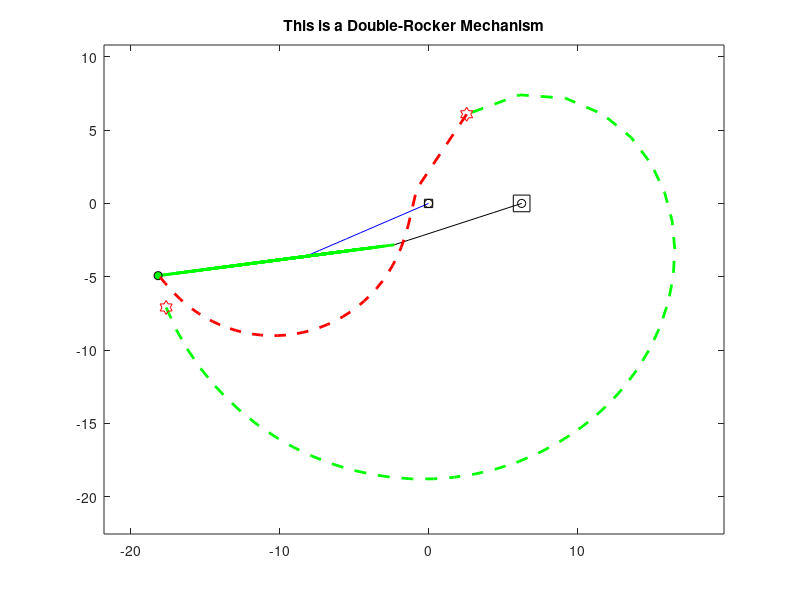

Recreate this plot in MATLAB.
% Plot Any Four Bar Linkage
%% Mohammad Y. Saadeh May, 10, 2010, University of Nevada Las Vegas
clc;clear;close all
% X =   [150 110 100 90 40 120];
% X =   [1 2 1 2 -1 0];
% X =   [9 5 9 5 -10 0];
% X =   [8 5 9 5 -10 0];
% X =   [9 5 9 4.5 -10 0];
X =   [9 6 9 6.25 -10 0];
% X =   [9 6 9 6.25 0 0];
% X =   [9 9.5 9 10 -5 0];
% X =   [180 100 185 220 55 0];
% X = [r1  r2  r3  r4  Cx  Cy ];
% X = [r1  r2  r3  r4  Cx  Cy ];
% r1: Crank (make sure its always the smallest, also r3+r4>=r1+r2)
% r2: Coupler
% r3: Lever (Rocker)
% r4: Frame
% Cu: x coordinate for coupler point wrt crank-coupler point
% Cv: y coordinate for coupler point wrt crank-coupler point

cycles = 2;% number of crank rotations
INCREMENTS = 100;% divide a rotation into this number
%% check the geometry
P = X(1:4);
check = P;
[L locL] = max(check);
check(locL) = [];
[S locS] = min(check);
check(locS) = [];
R = check;
flag = 0;

if S==X(4) & sum(check)>(L+S)
    TITLE = 'This is a Double-Crank Mechanism';
elseif (S==X(1)|S==X(3)) & sum(check)>(L+S)
    TITLE = 'This is a Rocker-Crank Mechanism';
elseif S==X(2) & sum(check)>(L+S)
    TITLE = 'This is a Double-Rocker Mechanism';
    flag  = 1;
elseif sum(check)==(L+S)
    TITLE = 'This is a Change Point Mechanism';
elseif sum(check)<(L+S)
    flag  = 1;
    TITLE = 'This is a Double-Rocker Mechanism';
end
%%
TH1 = linspace(0,2*pi,INCREMENTS);% Input angle theta1
dig = 10;% divide links into this number
R1 = X(1); r1 = linspace(0,R1,dig);
R2 = X(2); r2 = linspace(0,R2,dig);
R3 = X(3); r3 = linspace(0,R3,dig);
R4 = X(4); r4 = linspace(0,R4,dig);
Cu = X(5); cu = linspace(0,Cu,dig);
Cv = X(6); cv = linspace(0,Cv,dig);

%% check valid region
D = sqrt(R1^2 + R4^2 - 2*R1*R4*cos(TH1));% diagonal distance between
%                           crank-coupler point and rocker-frame point
TH5 = acos((R3^2+D.^2-R2^2)./(2*R3*D));% angle between rocker and diagonal
%                                        link (d)
IMAG = imag(TH5);
[VALUES LOCATION] = find(IMAG==0);
%%
IMAG = imag(TH5);
LOCATION = IMAG==0;
LOCATION1 = find(IMAG==0);
LOC = LOCATION;
n = length(LOCATION);
n1 = length(LOCATION1);
Check = 0;
direction = 1;
for i=1:n-1
    if LOC(i+1)~=LOC(i)
        if Check==0
            direction = LOC(i);
        end
        Check = Check+1;
    end
end
%%
% Rotate = 0;
Rotate = 0;
if isempty(LOCATION1)
    error('This is not a valid linkage');
elseif direction==0 & Check==2
    LOC1 = find(LOCATION==1);
    th1 = [TH1(LOC1) TH1(fliplr(LOC1))];
elseif n1==n
    th1 = TH1;
elseif direction==1 & Check==2
    Rotate = 1;
    loc1 = LOC(1:end-1);
    loc2 = LOC(2:end);
    [Value deadpoint] = find((loc2-loc1)~=0);
    deadp = deadpoint + [0 1];
    LOC2 = [deadp(2):n 1:deadp(1)];
    th1 = [TH1(LOC2) TH1(fliplr(LOC2))];
elseif Check==4
    Rotate = 1;
    loc1 = LOC(1:end-1);
    loc2 = LOC(2:end);
    [Value deadpoint] = find((loc2-loc1)~=0);
    deadp1 = deadpoint(1:2) + [1 0];
    deadp2 = deadpoint(3:4) + [1 0];
    fprintf('This mechanism has two disconnected upper and lower regions\n');
    DIREC = 1;
    DIREC = input('Select [1] for upper, [2] for lower    Default = [1]  ');
    if DIREC == 1
        LOC3 = [deadp1(1):deadp1(2)];
    else
        LOC3 = [deadp2(1):deadp2(2)];
    end
    th1 = [TH1(LOC3) TH1(fliplr(LOC3))];
end

d = sqrt(R1^2 + R4^2 - 2*R1*R4*cos(th1));
th5 = acos((R3^2+d.^2-R2^2)./(2*R3*d));% angle between rocker and

%%
if Rotate == 1
    d = sqrt(R1^2 + R4^2 - 2*R1*R4*cos(th1));
    th5 = acos((R3^2+d.^2-R2^2)./(2*R3*d));% angle between rocker and diagonal link (d)
    th5 = [th5(1:end/2) -th5(end/2+1:end)];
end
Ax = R1*cos(th1);% x coordinate for the crank-coupler point
Ay = R1*sin(th1);% y coordinate for the crank-coupler point
a = R4 - R1*cos(th1);% horizontal distance between rocker-frame point and
%                      projection of crank-coupler point
b = Ay;% vertical projection of crank-coupler point
th6 = atan2(b,a);% angle between frame and diagonal link (d)
th4 = pi - th5 - th6;% angle the rocker makes with horizon
Bx = R3*cos(th4) + R4;% horizontal distance between frame-crank point and
%                       projection of coupler-rocker point
By = R3*sin(th4);% vertical projection of coupler-rocker point
th2 = atan2((By-Ay),(Bx-Ax));% angle the coupler makes with the horizon
Cx = Ax + Cu*cos(th2) - Cv*sin(th2);% horizontal projection of coupler
%                                     point wrt coupler
Cy = Ay + Cu*sin(th2) + Cv*cos(th2);% vertical projection of coupler
%                                     point wrt coupler
% calculate display (figure) limits
xmin = 1.2*min([min(Cx) -R1 -R3]);
xmax = 1.2*max([max(Cx) R4+max([R3 max(R3*cos(th4))])]);
ymin = 1.2*min([min(Cy) -R1 -R3]);
ymax = 1.2*max([max(Cy) max([R1 R3 R3+Cv])]);
%%
increments = length(th1);
for i=1:increments
    link1x(i,:) = r1*cos(th1(i));
    link1y(i,:) = r1*sin(th1(i));
    link2x(i,:) = linspace(Ax(i),Bx(i),dig);
    link2y(i,:) = linspace(Ay(i),By(i),dig);
    link3x(i,:) = R4 + r3*cos(th4(i));
    link3y(i,:) = r3*sin(th4(i));
    Couplx1(i,:) = linspace(Ax(i),Cx(i),dig);
    Couply1(i,:) = linspace(Ay(i),Cy(i),dig);
    Couplx2(i,:) = linspace(Cx(i),Bx(i),dig);
    Couply2(i,:) = linspace(Cy(i),By(i),dig);
end
for k=1:cycles
    for i = 1:increments
        plot(link1x(i,:),link1y(i,:),'b',link2x(i,:),link2y(i,:),'r',...
            link3x(i,:),link3y(i,:),'k',Couplx1(i,:),Couply1(i,:),'r',...
            Couplx2(i,:),Couply2(i,:),'r')
        hold on
        plot([link2x(i,:) ;Couplx1(i,:)],[link2y(i,:); Couply1(i,:)],'g','linewidth',2)
        plot([link2x(i,:) ;Couplx2(i,:)],[link2y(i,:); Couply2(i,:)],'g','linewidth',2)
        plot(0,0,'sk',R4,0,'sk','MarkerSize',12)
        plot(0,0,'ok',R4,0,'ok')
        plot(Couplx1(i,end),Couply1(i,end),'ok','MarkerSize',6,...
            'MarkerFaceColor','g')
                axis([xmin xmax ymin ymax])
        if Rotate == 1 & i<=increments/2
            plot(Couplx1(1:i,end),Couply1(1:i,end),'--g','linewidth',2)
        elseif Rotate == 1
            plot(Couplx1(1:increments/2,end),Couply1(1:increments/2,end),'--g','linewidth',2)
            plot(Couplx1(increments/2:i,end),Couply1(increments/2:i,end),'--r','linewidth',2)
        else
            plot(Couplx1(1:i,end),Couply1(1:i,end),'--g','linewidth',2)
        end
        clc
        title(['\bf',TITLE])
        % fprintf('Th1 = %5.2f, th5 = %5.2f, D = %7.2f\n',th1(i),th5(i),d(i))
        fprintf('Th1 = %5.2f, th5 = %5.2f, D = %7.2f\n',th1(i)*180/pi,th5(i)*180/pi,d(i))
        YY = input('Hit Enter    ');
        hold off
    end
end
if Rotate==1
    hold on
    plot(Couplx1([1 end/2],end),Couply1([1 end/2],end),'hr','MarkerSize',10)
end